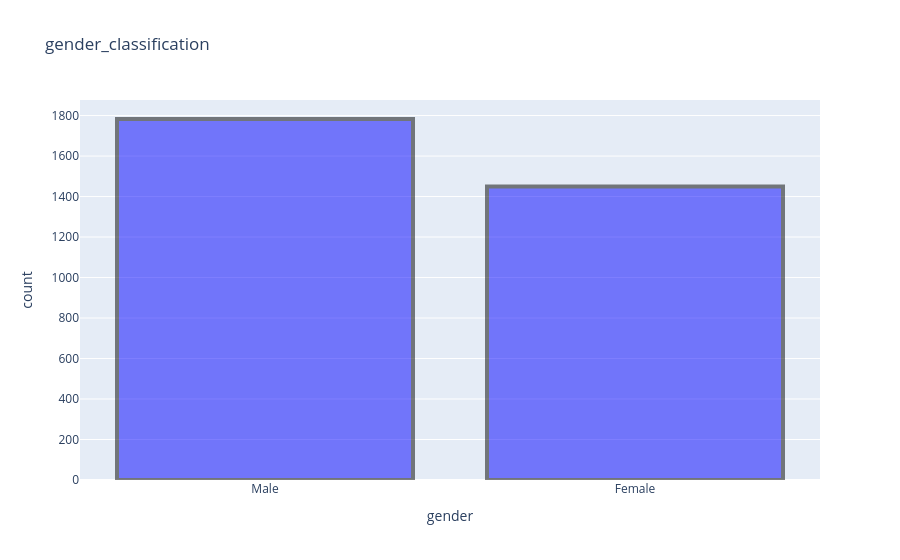

This figure's notebook cell:
### Code cell
import plotly.express as px
fig = px.histogram(data_frame=df , x="gender" ,title="gender_classification")
fig.update_traces(marker={"color" :"blue","opacity":0.5,"line":{"width":4,"color":"black"}})
fig.show()

### Figure 1 — Plotly figure (JSON) as saved in the notebook; plotly's stock layout.template omitted (floating-point values rounded to 4 significant figures; data arrays with more than 128 entries replaced by an {"elided": "..."} marker saying what was removed)
{"data": [{"bingroup": "x", "hovertemplate": "gender=%{x}<br>count=%{y}<extra></extra>", "legendgroup": "", "marker": {"color": "blue", "line": {"color": "black", "width": 4}, "opacity": 0.5, "pattern": {"shape": ""}}, "name": "", "orientation": "v", "showlegend": false, "type": "histogram", "x": {"elided": "3233 str values"}, "xaxis": "x", "yaxis": "y"}], "layout": {"barmode": "relative", "legend": {"tracegroupgap": 0}, "title": {"text": "gender_classification"}, "xaxis": {"anchor": "y", "domain": [0, 1], "title": {"text": "gender"}}, "yaxis": {"anchor": "x", "domain": [0, 1], "title": {"text": "count"}}}}
